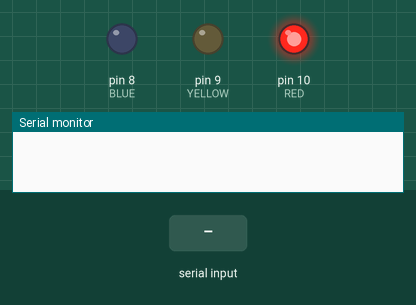
The sketch below on a simulated Arduino Uno, built with avr-gcc and run on an emulated ATmega328P. Parts: output pins drawn as LEDs (lit = HIGH), the last lines printed to the serial monitor. The inputs (shaded band) are chosen by the test bench.

Above: at 1.2 s.
1.3 s: "1" received over Serial
At 2.5 s:
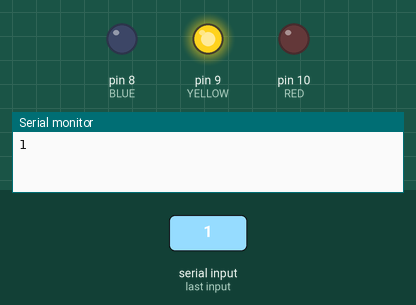
2.8 s: "0" received over Serial
At 3.6 s:
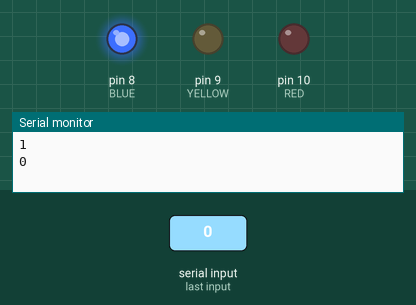
Timing chart, 0 to 5.8 s (numbered marks = the images above; inputs shaded):
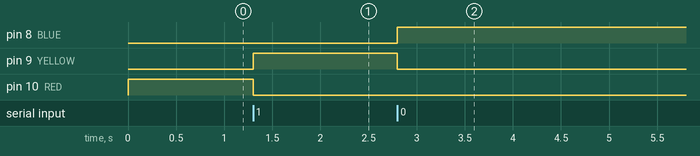

The sketch:

youtube_automation_C++.ino
```cpp
const int BLUE=8;
const int YELLOW=9;
const int RED=10;
char data;

void setup()
{
  pinMode(BLUE,OUTPUT);
  pinMode(YELLOW,OUTPUT);
  pinMode(RED,OUTPUT);
  digitalWrite(RED,HIGH);
  digitalWrite(BLUE,LOW);
  digitalWrite(YELLOW,LOW);
  Serial.begin(9600);
}

void loop()
{
  if(Serial.available()>0)
  {
    data=Serial.read();
    Serial.println(data);
  }
  if(data=='1')
  {
    digitalWrite(RED,LOW);
    digitalWrite(YELLOW,HIGH);
    digitalWrite(BLUE,LOW);
  }
  else if(data=='0')
  {
    digitalWrite(RED,LOW);
    digitalWrite(YELLOW,LOW);
    digitalWrite(BLUE,HIGH);
  }
}
```

Measured:
- after the input at 1.3 s, pin 9 (YELLOW): LOW → HIGH at once; pin 10 (RED): HIGH → LOW at once
- after the input at 2.8 s, pin 8 (BLUE): LOW → HIGH at once; pin 9 (YELLOW): HIGH → LOW at once
